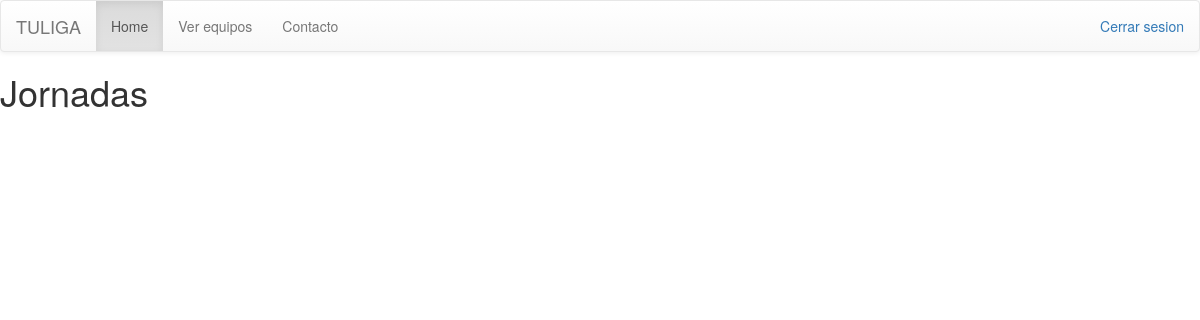
The app's page /ver_jornadas (signed in), older data.
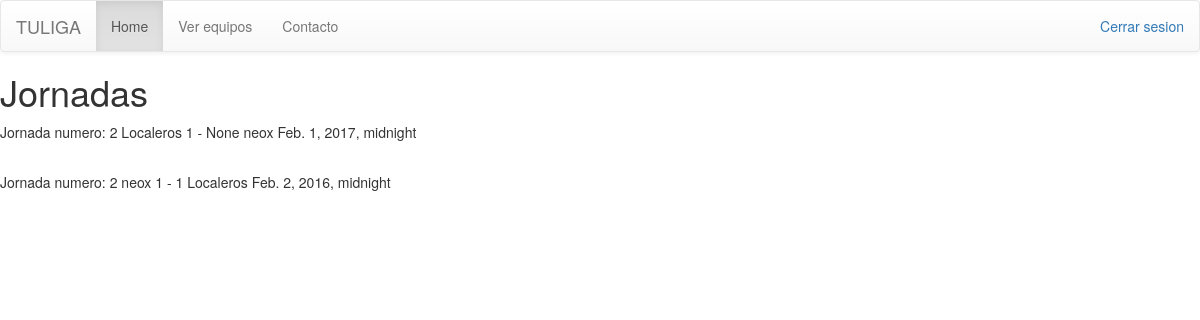
The same page, newer data.
### equipo_jornada/models.py (models this page shows, shortened)
class Jornada(models.Model):
    equipo1 = models.ForeignKey(
        'jugador_equipo.Equipo', related_name='primer_equipo+', null=True)
    equipo2 = models.ForeignKey(
        'jugador_equipo.Equipo', related_name='segundo_equipo+', null=True)
    numero = models.IntegerField(null=True)
    fecha = models.DateTimeField(null=True)
    ida = 'ida'
    vuelta = 'vuelta'
    ida_vuelta_choice = (
        (ida, 'ida'),
        (vuelta, 'vuelta'),
    )
    ida_vuelta = models.CharField(
        max_length=10, choices=ida_vuelta_choice, default="ida")
    Liga = models.ForeignKey(Liga, null=True)
    goles_primer_equipo= models.IntegerField(null=True)
    goles_segundo_equipo = models.IntegerField(null =True)
    class Meta:
        ordering = ['numero']

### jugador_equipo/models.py (models this page shows, shortened)
class Equipo(models.Model):
    nombre = models.CharField(unique=True, max_length=20)
    ciudad = models.CharField(max_length=30)
    anio_creacion = models.IntegerField(default=0)
    descripcion = models.CharField(max_length=400, null=True)
    nombre_del_entrenador = models.CharField(max_length=20)
    puntos = models.IntegerField(default=0)
    administrador = models.OneToOneField(User)
    Liga = models.ForeignKey(Liga, null=True, blank=True)
    contrasena = models.CharField(max_length=20, null=False, default="")
    class Meta:
        ordering = ['nombre']

### jugador_equipo/views.py (the view)
# urls.py: url(r'^ver_jornadas$',views.ver_jornadas)
def ver_jornadas(request):
    perfil = Perfiles.objects.get(usuario=request.user)
    if perfil.equipo:
        equipo = perfil.equipo
        liga = equipo.Liga
        if Jornada.objects.filter(Liga=liga).exists():
            context['jornadas_liga'] = Jornada.objects.filter(Liga=liga)
            context['hay_jornadas'] = True
            return render(request, 'ver_jornadas.html',{'context':context})
        else:
            context['hay_jornadas'] = False
            return render(request, 'ver_jornadas.html',{'context':context})
    else:
        context['hay_jornadas'] = False
        return render(request, 'ver_jornadas.html',{'context':context})

### jugador_equipo/templates/ver_jornadas.html (shortened to what this page needs)
{% extends 'base.html' %} {%block content%}
<h1>Jornadas</h1>
{%if context.hay_jornadas%} {%for jornada in context.jornadas_liga%}
<p>
      {%if jornada.goles_primer_equipo%}
      Jornada numero:   {{jornada.numero}} {{jornada.equipo1.nombre}} {{jornada.goles_primer_equipo}} - {{jornada.goles_segundo_equipo}} {{jornada.equipo2.nombre}} {{jornada.fecha}}
      {%else%}
      Jornada numero: {{jornada.numero}} {{jornada.equipo1.nombre}} - {{jornada.equipo2.nombre}} {{jornada.fecha}}
      {%endif%}
</p>
<br> {%endfor%} {%endif%} {%endblock%}

Row changes from the older to the newer data that the page shows:
added Jornada: numero "2", equipo1.nombre "Localeros", goles_primer_equipo "1", goles_segundo_equipo "None", equipo2.nombre "neox", fecha "Feb. 1, 2017, midnight"
added Jornada: numero "2", equipo1.nombre "neox", goles_primer_equipo "1", goles_segundo_equipo "1", equipo2.nombre "Localeros", fecha "Feb. 2, 2016, midnight"
